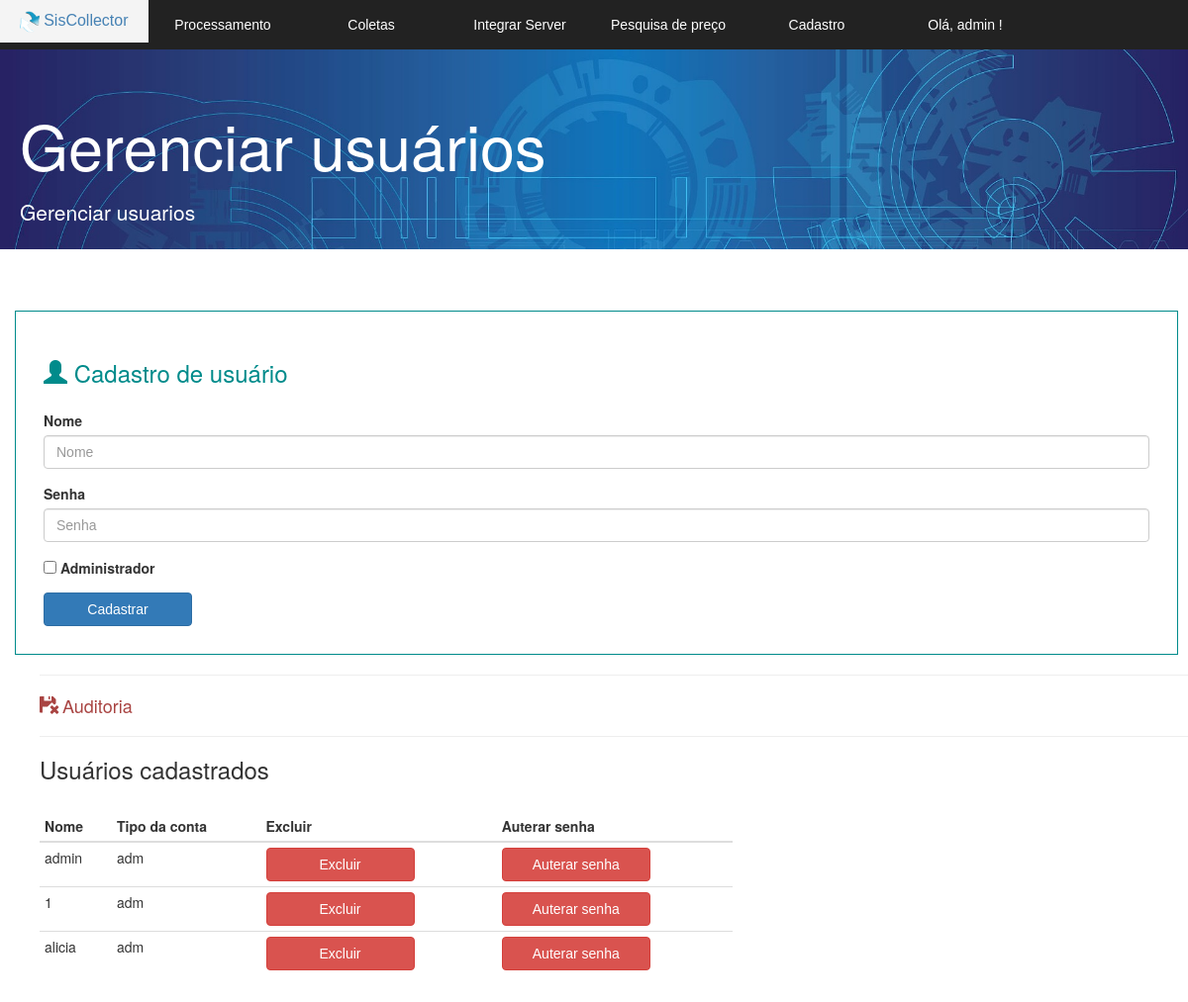
The page /v_usuario.php (signed in) on the database as committed earlier.
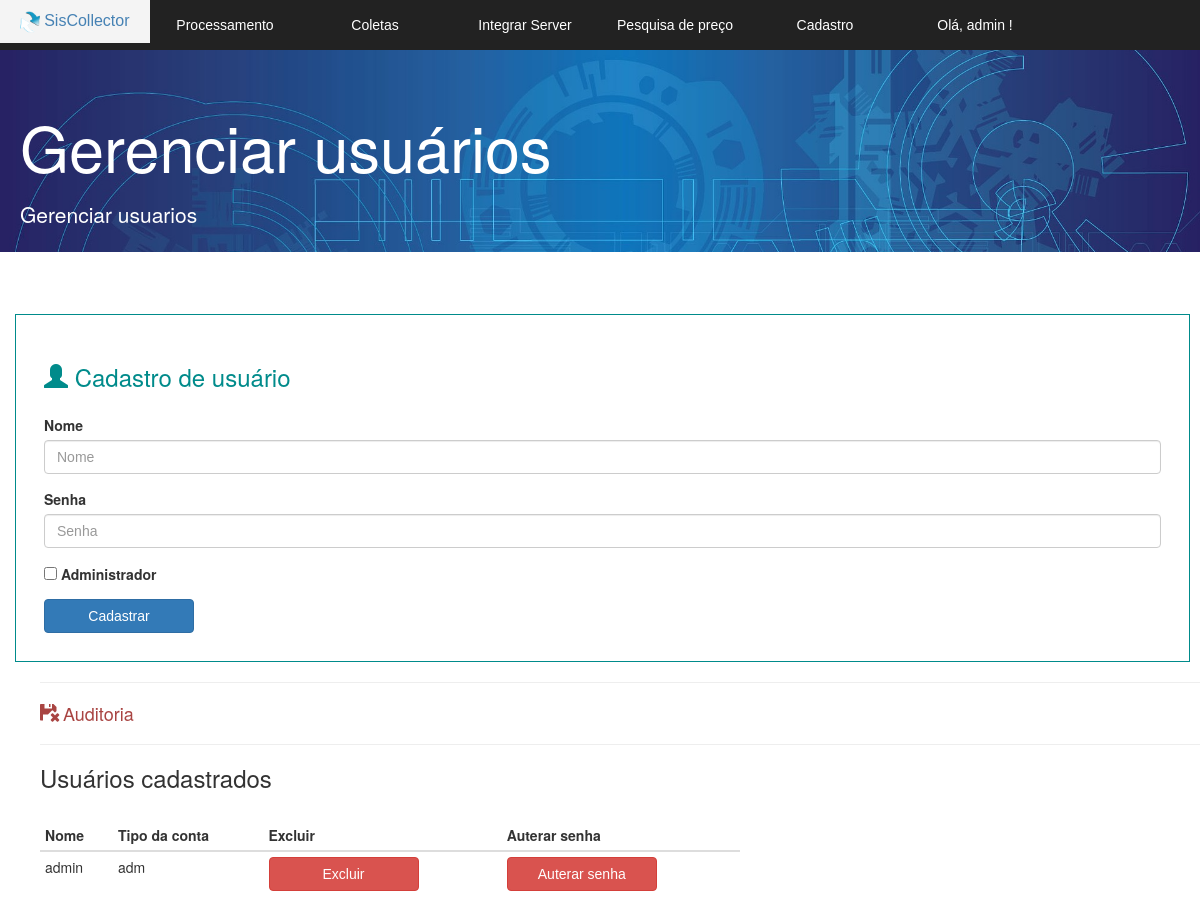
The same page on the database as committed later.
### tables this page shows
CREATE TABLE IF NOT EXISTS `usuarios` (
  `id` int(11) NOT NULL AUTO_INCREMENT,
  `usuario` varchar(220) NOT NULL,
  `senha` varchar(220) NOT NULL,
  `tipo` varchar(30) NOT NULL DEFAULT 'N',
  PRIMARY KEY (`id`)
);

### v_usuario.php (the view, shortened to what this page needs)
<!DOCTYPE html>
<html>
<head>
	<link href="bootstrap/css/bootstrap.min.css" rel="stylesheet">
	<link rel="stylesheet" href="css.css">
	<link rel="stylesheet" href="normalize.css">
</head>
<body>
	<section id="principal">
		<?php require 'v_cabecalho.php'; ?>
		<section class="corpo">
			<div class="jumbotron jumbotron-fluid">
				<div class="container">
					<h1 class="display-4">Gerenciar usuários</h1>
					<p class="lead">Gerenciar usuarios</p>
				</div>
			</div>
			<?php require 'arquivos_banco/mensagens.php'; ?>
			<section class="form">
				<form method="post" action="arquivos_banco/cadastrar_usuario.php">
					<fieldset class="area_fieldset"> <h3>
						<span class="glyphicon glyphicon-user" aria-hidden="true"></span>
					Cadastro de usuário</h3>
					<div class="form-group">
						<label for="exampleInputEmail1">Nome</label>
						<input type="text" class="form-control" id="exampleInputEmail1" name="usuario" aria-describedby="emailHelp" placeholder="Nome" autocomplete="off" required="">
					</div>
					<div class="form-group">
						<label for="exampleInputPassword1">Senha</label>
						<input type="password" class="form-control"  name="senha" id="exampleInputPassword1" placeholder="Senha" autocomplete="off" required="">
					</div>
					<div class="form-check">
						<input type="checkbox" name="tipo" value="adm" class="form-check-input" id="exampleCheck1">
						<label class="form-check-label" for="exampleCheck1">Administrador</label><p>
						</div>
						<button type="submit" class="btn btn-primary">Cadastrar</button>
					</fieldset>
				</form>
			</section>
			<div>
			<hr id="margem">
			<h4 id="margem">
				<a href="v_listar_auditoria.php">
					<span class="glyphicon glyphicon-floppy-remove remove" aria-hidden="true"></span>
				Auditoria </a> </h4>
				<hr id="margem">
				</div>
				<section class="tabela">
				<h3 id="margem">Usuários cadastrados</h3>
				<table class="table table-condensed table_user" >
					<thead >
						<tr class="table-primary">
							<th scope="col">Nome</th>
							<th scope="col">Tipo da conta</th>
							<th scope="col">Excluir</th>
							<th scope="col">Auterar senha</th>
						</tr>
					</thead>
					<tbody>
						<?php
						$listagem = mysqli_query($conexao,  "SELECT * FROM usuarios");
						while($linha = mysqli_fetch_array($listagem)) {
							?>
							<tr>
								<td> <?= $linha['usuario'] ?> </td>
								<td> <?= $linha['tipo'] ?> </td>
								<td>
									<?php $nome = $linha['usuario'] ; ?>
									<button type="button" class="btn btn-danger">
										<a  href="arquivos_banco/excluir_usuario.php?id=<?= $linha['id']?>&nome=<?= $nome?> " onclick="return confirm('Excluir? Auteração não poderá ser desfeita!')" >Excluir
										</a>
									</button>
								</td>
								<td>
									<?php
									$id =  $linha['id'] ;
									?>
									<button type="button" class="btn btn-danger">
										<a  href="v_alterar_senha.php?id=<?php echo base64_encode($id);?>" onclick="return confirm('Excluir? Auteração não poderá ser desfeita!')" >Auterar senha
										</a>
									</button>
								</td>
							</tr>
						<?php } ?>
					</tbody>
				</table>
			</section>
			</section>
		</section>
	</body>
	</html>

### v_cabecalho.php (shortened to what this page needs)
<?php
$usuario = $_SESSION['usuario'];
?>
<div>
<nav class="menu">
	<ul>
		<li> <a href="index.php" id="a"> <img src="logo.png" height="22px" alt=""> SisCollector	</a></li>
		<li><a href="#">Processamento</a>
		</li>
		<li><a href="#">Coletas </a>
		</li>
		<li><a href="#">Integrar Server</a>
		</li>
		<li><a href="v_pesquisa_preco.php">Pesquisa de preço</a> </li>
		<li><a href="#">Cadastro</a>
		</li>
		<li> <a href="#"> Olá, <?php echo $usuario ;?> ! </a>
		</li>
	</ul>
</nav>
</div>

### arquivos_banco/mensagens.php (shortened to what this page needs)
<div class="alert alert-secondary" role="alert">
 </div>

### css.css (style rules this page uses)
#margem { margin-left: 40px; }
.jumbotron { padding-top: 70px; height: 18em; width: 100%; max-height: 50%; max-width: 100%; min-height: 20%; min-width: 30%; background-image: url("bg.jpg")!important; background-size: cover; color:#ffffff; }
.jumbotron h1 { margin-bottom: 0.3em; }
.jumbotron .container { margin-left:5px; }
.alert { width:550px; margin-bottom:0px; }
.remove { color: #a94442 !important; }
.table_user { width: 50em; margin-left: 40px; margin-top: 2em; }
fieldset { border:1px solid #008B8B !important; padding: 2em !important; border-radius: 0px; width: auto !important; }
fieldset > h3 { color: #008B8B ; margin-bottom: 25px; }
.form { margin-left: 15px !important; margin-right: 10px !important; }
a:link { text-decoration:none ; }
.btn { width: 150px ; }
table tr td button a { color: #FFFFFF; }
h4 > a { color: #a94442 !important; }
.tabela { margin-bottom:8em; }
.menu { position: fixed; width: 100%; height: 50px; background-color: #222; font-family: 'arial'; }
#a { padding: 10px; color: #4682B4; font-size: 16px; }
.menu ul { list-style: none; position: relative; }
.menu ul li { width: 150px; float: left; }
.menu a { padding: 15px; display: block; text-decoration: none; text-align: center; background-color: #222; color:#fff; }

Rows that differ between the two databases and show on the page:
removed usuarios: usuario "1", tipo "adm"
removed usuarios: usuario "alicia", tipo "adm"
